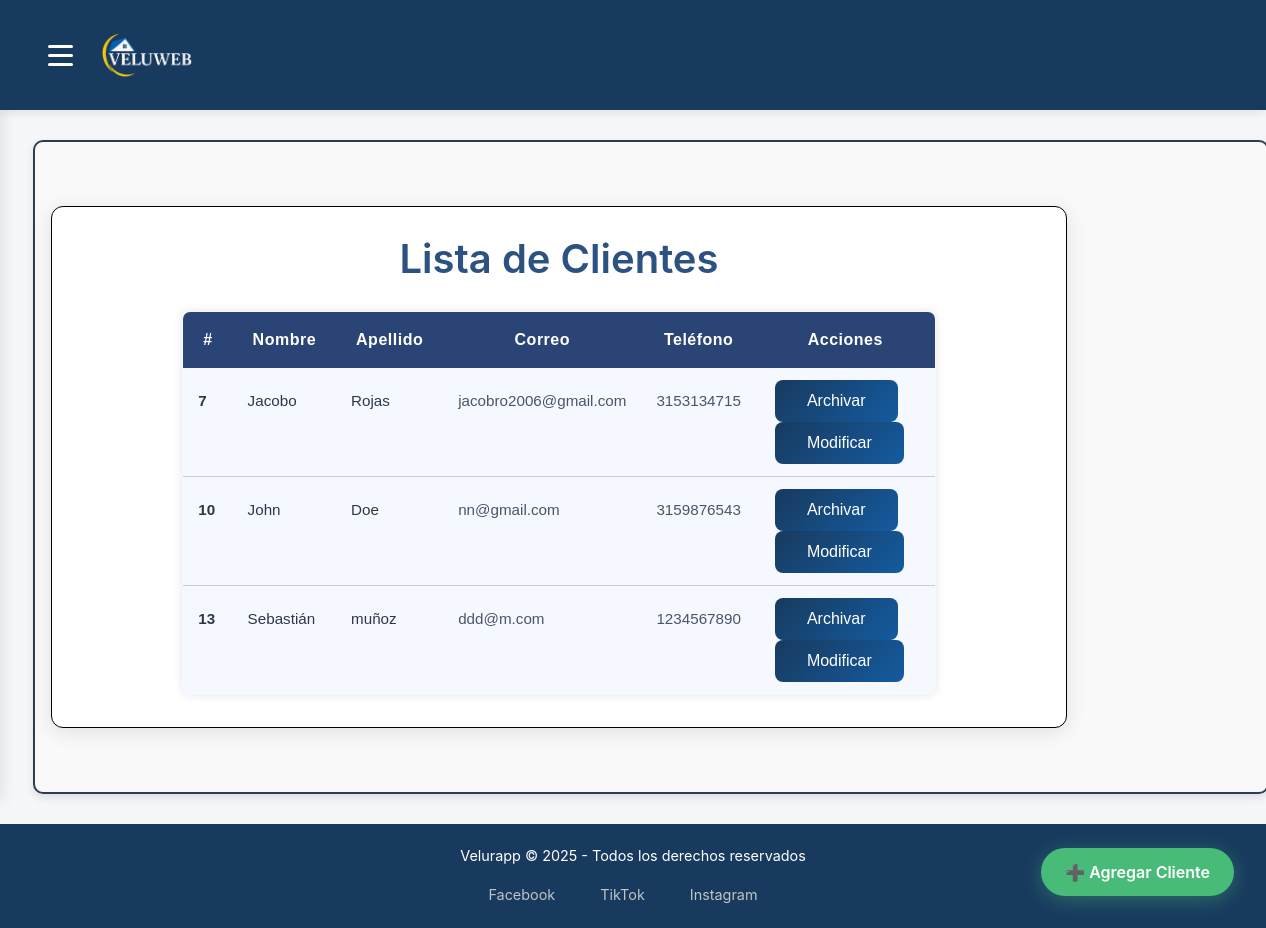
Page /tabla/ (signed in) on the earlier database version.
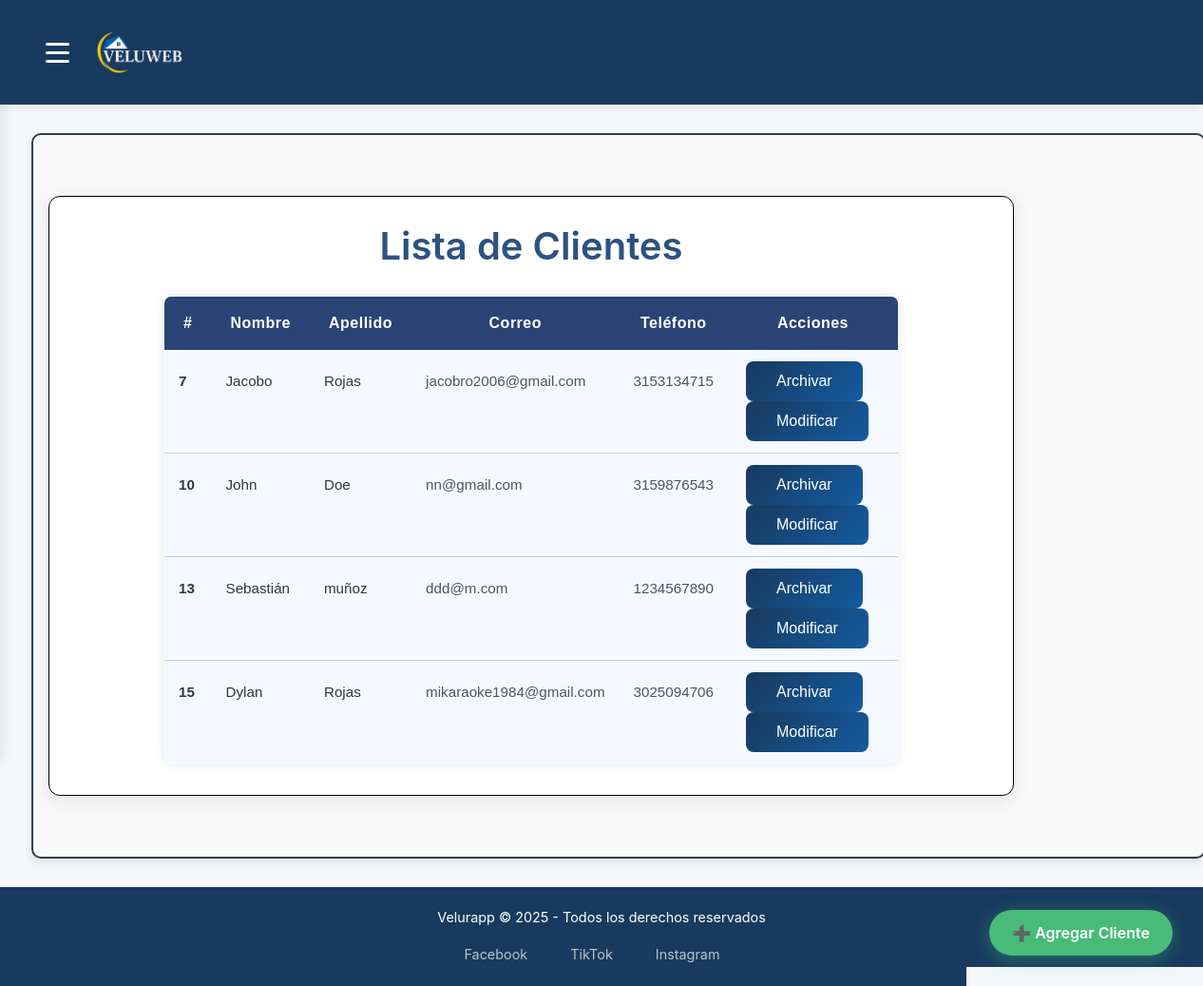
Same page on the later database version.
### todo/models.py (models this page shows, shortened)
class Cliente(models.Model):
    nombre = models.CharField(max_length=100)
    apellido = models.CharField(max_length=100)
    correo = models.EmailField(unique=True)
    telefono = models.CharField(max_length=15)
    class Meta:
        ordering = ['id']

### todo/views.py (the view)
# urls.py: path('tabla/', views.tabla, name='tabla'),
@login_required
def tabla(request):
    clientes = Cliente.objects.all()
    return render(request, 'todo/tabla.html', {'clientes': clientes})

### todo/templates/todo/tabla.html (shortened to what this page needs)
{% extends "todo/layout2.html" %}
{% load static %}
{% block content %}
<div class="contenedor-articulos" style="position: relative">
  <section>
    <h2>Lista de Clientes</h2>
    <table class="formulario">
      <thead>
        <tr>
          <th>#</th>
          <th>Nombre</th>
          <th>Apellido</th>
          <th>Correo</th>
          <th>Teléfono</th>
          <th>Acciones</th>
        </tr>
      </thead>
      <tbody>
        {% for cliente in clientes %}
        <tr>
          <td>{{ cliente.id }}</td>
          <td>{{ cliente.nombre }}</td>
          <td>{{ cliente.apellido }}</td>
          <td>{{ cliente.correo }}</td>
          <td>{{ cliente.telefono }}</td>
          <td>
            <button class=" boton-accion btn btn-primary btn-lg">
            <a href="{% url 'eliminar' cliente.id %}">Archivar</a>
            </button>
            <button class="boton-accion btn btn-primary btn-lg">
            <a href="{% url 'editar' cliente.id %}">Modificar</a>
            </button>
          </td>
        </tr>
        {% empty %}
        <tr>
          <td colspan="6">No hay clientes registrados.</td>
        </tr>
        {% endfor %}
      </tbody>
    </table>
    <a href="{% url 'agregar' %}" class="boton-agregar-cliente">
      ➕ Agregar Cliente
    </a>
  </section>
</div>
{% endblock %}

Differences in the rows shown:
added Cliente: id "15", nombre "Dylan", apellido "Rojas", correo "mikaraoke1984@gmail.com", telefono "3025094706"
